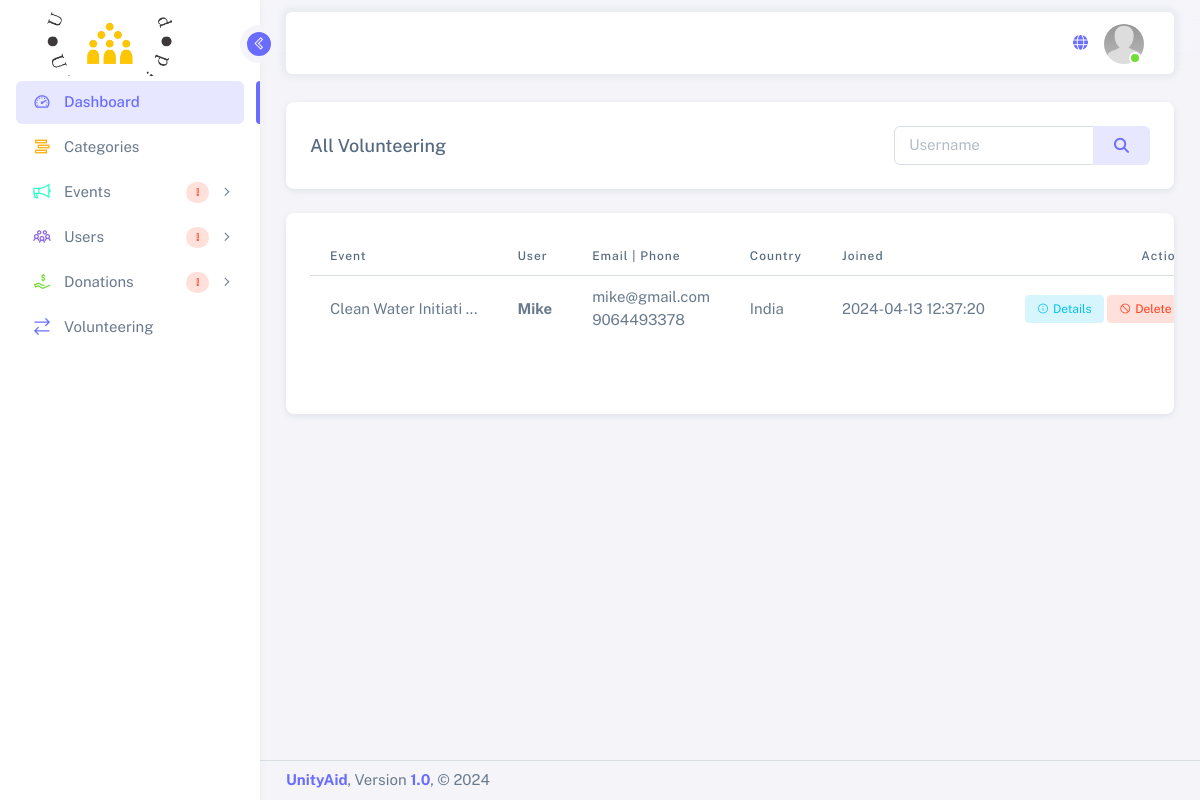
The app's page /admin/volunteering.php (signed in) with its own data.
### tables this page shows
CREATE TABLE `volunteers` (
  `id` int(255) NOT NULL,
  `user_id` int(255) NOT NULL DEFAULT 0,
  `organizer_id` int(255) NOT NULL DEFAULT 0,
  `campaign_id` int(255) NOT NULL DEFAULT 0,
  `name` text DEFAULT NULL,
  `email` text DEFAULT NULL,
  `phone` text DEFAULT NULL,
  `country` text DEFAULT NULL,
  `created_date` timestamp NOT NULL DEFAULT current_timestamp()
);

CREATE TABLE `campaign` (
  `id` int(255) NOT NULL,
  `user_id` int(255) NOT NULL DEFAULT 0,
  `name` text DEFAULT NULL,
  `category_id` int(255) NOT NULL DEFAULT 0,
  `goal_amount` text DEFAULT NULL,
  `preferred_amounts` text DEFAULT NULL,
  `start_date` text DEFAULT NULL,
  `end_date` text DEFAULT NULL,
  `image` text DEFAULT NULL,
  `document` text DEFAULT NULL,
  `description` text DEFAULT NULL,
  `share_link` text DEFAULT NULL,
  `status` int(11) NOT NULL DEFAULT 0,
  `is_all` int(11) NOT NULL DEFAULT 0,
  `created_date` timestamp NOT NULL DEFAULT current_timestamp()
);

### admin/volunteering.php (the view, shortened to what this page needs)
<?php
include 'session.php';
extract($_POST);
?>
	<!DOCTYPE html>
	<html lang="en" class="light-style layout-navbar-fixed layout-menu-fixed ">
	<head>
		<link rel="stylesheet" href="../assets/admin/css/style.css">
		<link rel="stylesheet" href="../assets/admin/css/theme.css">
		<link rel="stylesheet" href="../assets/admin/css/custom.css">
		<link rel="stylesheet" href="../assets/admin/css/scrollbar.css">
		<link rel="stylesheet" href="../assets/universal/css/font-awesome.css">
		<link rel="stylesheet" href="../assets/universal/css/line-awesome.css">
		<link rel="stylesheet" href="../assets/universal/css/datepicker.css"> </head>
	<body>
		<div class="layout-wrapper layout-content-navbar">
			<div class="layout-container">
					<?php include 'sidebar.php'; ?>
				<div class="layout-page">
					<div class="content-wrapper">
						<div class="container-fluid flex-grow-1 container-p-y">
							<div class="row">
								<div class="col-xxl">
									<div class="card mb-4">
										<div class="card-header d-flex flex-wrap gap-3 justify-content-between align-items-center">
											<h5 class="mb-0">All Volunteering</h5>
											<div class="d-flex flex-wrap justify-content-md-end gap-2 align-items-center">
												<form action="" method="GET" class="d-flex flex-wrap gap-2">
													<div class="d-inline">
														<div class="input-group justify-content-end">
															<input type="search" name="search" class="form-control" placeholder="Username" value="">
															<button class="btn btn-label-primary input-group-text" type="submit"> <i class="fa fa-search"></i> </button>
														</div>
													</div>
												</form>
											</div>
										</div>
									</div>
								</div>
							</div>
							<div class="row">
								<div class="col-xxl">
									<div class="card">
										<div class="card-body table-responsive text-nowrap fixed-min-height-table">
											<table class="table table-hover">
												<thead>
													<tr>
													    <th>Event</th>
														<th>User</th>
														<th>Email | Phone</th>
														<th>Country</th>
													    <th>Joined</th>
													    <th>Action</th>
													</tr>
												</thead>
												<tbody class="table-border-bottom-0">
												    <?php
	                                                     $sql = "select * from volunteers where 1=1";
	                                                     $sql .= " order by id desc";
	                                                     $cquery = mysqli_query($con,$sql);
	                                                     $num_rows = mysqli_num_rows($cquery);
	                                                     if($num_rows > 0){
	                                                       while($row=mysqli_fetch_assoc($cquery)) {
	                                                         $res_event = mysqli_fetch_assoc(mysqli_query($con,"select * from campaign where id='".$row['campaign_id']."'"));
	                                                       ?>
													<tr>
													    <td><span title="<?=$res_event['name']?>"><?=substr($res_event['name'],0,20) . " ..."; ?></span></td>
														<td>
															<div> <span class="fw-bold"><?=$row['name']?></span>
															</div>
														</td>
														<td>
															<div> <?=$row['email']?>
																<br><?=$row['phone']?> </div>
														</td>
														 <td>
															<div> <?=$row['country']?> </div>
														</td>
														<td>
															<div> <?=$row['created_date']?></div>
														</td>
														<td>
															<a href="../campaigns-details.php?campaign_id=<?=$row['campaign_id']?>" target="_blank" class="btn btn-sm btn-label-info"> <span class="tf-icons las la-info-circle me-1"></span> Details </a>
														    <button type="button" class="btn btn-sm btn-label-danger decisionBtn" data-question="Are you sure to Delete this Volunteering?" data-action="<?=$row['id']?>"> <span class="tf-icons las la-ban me-1"></span> Delete </button>
														</td>
													</tr>
													<?php } } ?>
												</tbody>
											</table>
										</div>
										<div class="card-footer pagination justify-content-center">
										</div>
									</div>
								</div>
							</div>
						</div>
							<?php include 'footer.php'; ?>
					</div>
				</div>
			</div>
		</div>
		<link rel="stylesheet" href="../assets/universal/css/iziToast.min.css">
	</body>
	</html>

### assets/admin/css/theme.css (style rules this page uses)
.layout-navbar-fixed .layout-wrapper:not(.layout-horizontal) .layout-page:before { content: ""; width: 100%; height: 4.75rem; position: fixed; top: 0px; z-index: 10 }
.btn-label-primary { color: #696cff; border-color: rgba(0, 0, 0, 0); background: #e7e7ff }
a { color: #696cff }
.layout-navbar-fixed .layout-page:before { backdrop-filter: saturate(200%) blur(10px); background: linear-gradient(180deg, rgba(245, 245, 249, 0.7) 44%, rgba(245, 245, 249, 0.43) 73%, rgba(245, 245, 249, 0)); -webkit-mask: linear-gradient(#f5f5f9, #f5f5f9 18%, transparent 100%); mask: linear-gradient(#f5f5f9, #f5f5f9 18%, transparent 100%) }

### assets/admin/css/custom.css (style rules this page uses)
.layout-navbar-fixed .layout-wrapper:not(.layout-horizontal):not(.layout-without-menu) .layout-page { padding-top: 76px !important; }
.layout-navbar-fixed .layout-wrapper:not(.layout-without-menu) .layout-page { padding-top: 64px !important; }

### records on screen
volunteers: campaign.name "Clean Water Initiati", name "Mike", email "mike@gmail.com", phone "9064493378", country "India", created_date "2024-04-13 12:37:20"
